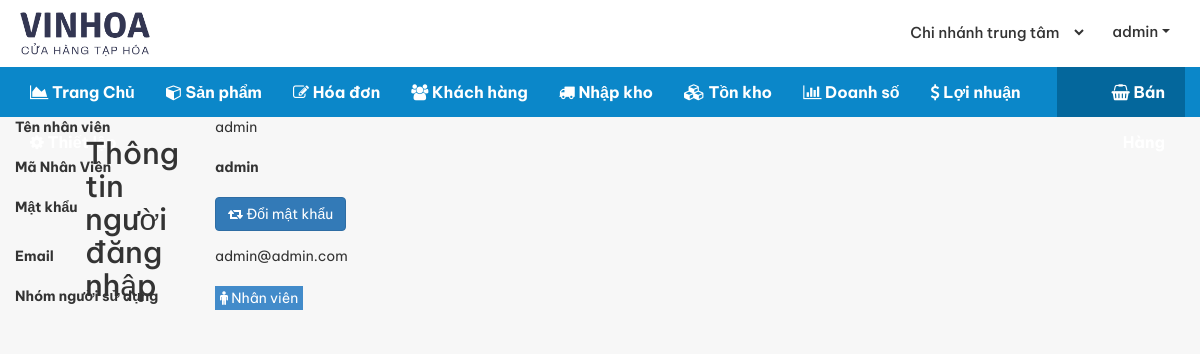
The page /index.php/account (signed in) on the database its author committed.
### tables this page shows
CREATE TABLE `cms_users` (
  `id` int(10) UNSIGNED NOT NULL,
  `username` varchar(100) NOT NULL,
  `password` varchar(100) NOT NULL,
  `salt` varchar(255) NOT NULL,
  `email` varchar(120) NOT NULL,
  `display_name` varchar(120) NOT NULL,
  `user_status` tinyint(4) NOT NULL,
  `group_id` int(11) NOT NULL,
  `store_id` int(11) NOT NULL,
  `created` datetime NOT NULL,
  `updated` datetime NOT NULL,
  `logined` datetime(1) NOT NULL,
  `ip_logged` varchar(255) NOT NULL,
  `recode` varchar(255) NOT NULL,
  `code_time_out` varchar(255) NOT NULL
);

### application/controllers/account.php (called while the page is built, shortened)
<?php if (!defined('BASEPATH')) exit('No direct script access allowed');
class Account extends CI_Controller
{
    private $auth;
    public function __construct()
    {
        $this->auth = $this->cms_authentication->check();
    }
    public function index()
    {
        $data['seo']['title'] = "Phần mềm quản lý bán hàng";
        $store = $this->db->from('stores')->get()->result_array();
        $data['data']['store'] = $store;
        $store_id = $this->db->select('store_id')->from('users')->where('id', $this->auth['id'])->limit(1)->get()->row_array();
        $data['data']['store_id'] = $store_id['store_id'];
        $data['data']['user'] = $this->auth;
        $data['template'] = 'account/info';
        $this->load->view('layout/index', isset($data) ? $data : null);
    }
}

### index.php (called while the page is built, shortened)
<?php
require_once BASEPATH . 'core/CodeIgniter.php';

### application/libraries/cms_cookie.php (called while the page is built, shortened)
<?php if (!defined('BASEPATH')) exit('No direct script access allowed');
class CMS_Cookie
{
    public static function exists($name)
    {
        return (isset($_COOKIE[$name])) ? true : false;
    }
    public static function get($name)
    {
        return $_COOKIE[$name];
    }
    public static function decode($cookie_val)
    {
        return base64_decode(substr($cookie_val, 3));
    }
}

### application/libraries/cms_authentication.php (called while the page is built, shortened)
<?php if (!defined('BASEPATH')) exit('No direct script access allowed');
class CMS_authentication
{
    private $CI;
    public function __construct()
    {
        $this->CI = &get_instance();
    }
    public function check()
    {
        if (CMS_Cookie::exists('user_logged' . CMS_PREFIX)) {
            $cookie = CMS_Cookie::get('user_logged' . CMS_PREFIX);
            $cookie = json_decode(CMS_Cookie::decode($cookie), true);
            $user = $this->CI->db->select('id,username,password,salt,display_name,email,group_id,store_id')->where('username', $cookie['username'])->or_where('email', $cookie['username'])->from('users')->get()->row_array();
            $group = $this->CI->db->select('id, group_permission, group_name')->where('id', $user['group_id'])->from('users_group')->get()->row_array();
            if (isset($user) && count($user)) {
                if ($user['username'] == $cookie['username'] && $user['password'] == $cookie['password'] && $user['salt'] == $cookie['salt']) {
                    $data = ['username' => $user['username'], 'password' => $user['password'], 'salt' => $user['salt']];
                    return ['id' => $user['id'],
                        'username' => $user['username'],
                        'password' => $user['password'],
                        'salt' => $user['salt'],
                        'email' => $user['email'],
                        'display_name' => $user['display_name'],
                        'group_id' => $user['group_id'],
                        'group_name' => $group['group_name'],
                        'group_permission' => json_decode($group['group_permission'], true),
                        'store_id' => $user['store_id']
                    ];
                }
            }
        }
        return null;
    }
}

### application/views/account/info.php (the view, shortened to what this page needs)
<div class="breadcrumbs-fixed panel-action">
    <div class="row">
        <div class="customer-act act">
            <div class="col-md-4 col-md-offset-2">
                <div class="left-action text-left clearfix">
                    <h2>Thông tin người đăng nhập</h2>
                </div>
            </div>
        </div>
    </div>
</div>
<div class="row account-info">
    <div class="col-md-6">
        <div class="form-horizontal">
            <div class="form-group">
                <div class="col-md-4">
                    <label for="name">Tên nhân viên</label>
                </div>
                <div class="col-md-8">
                    <span class=""><?php echo isset($user) ? $user['display_name'] : ''; ?></span>
                </div>
            </div>
            <div class="form-group">
                <div class="col-md-4">
                    <label for="name">Mã Nhân Viên</label>
                </div>
                <div class="col-md-8">
                    <strong><span class=""><?php echo isset($user) ? $user['username'] : ''; ?></span></strong>
                </div>
            </div>
            <div class="form-group">
                <div class="col-md-4">
                    <label for="name">Mật khẩu</label>
                </div>
                <div class="col-md-8 padd-0">
                    <button class="btn btn-primary" id="btn-changepass"><i class="fa fa-retweet"></i> Đổi mật khẩu</button>
                </div>
            </div>
            <div class="form-group">
                <div class="col-md-4">
                    <label for="name">Email</label>
                </div>
                <div class="col-md-8">
                    <span class=""><?php echo isset($user) ? $user['email'] : ''; ?></span>
                </div>
            </div>
            <div class="form-group">
                <div class="col-md-4">
                    <label for="name">Nhóm người sử dụng</label>
                </div>
                <div class="col-md-8">
                    <?php echo '<span class="user_group" style="display: inline-block; color: #fff; background: #428BCA; padding: 2px 5px;"><i class="fa fa-male"></i> ' . $user['group_name'] . '</span>'; ?>
                </div>
            </div>
        </div>
    </div>
</div>

### application/views/common/header.php (shortened to what this page needs)
<div id="topbar">
    <div class="container-fluid">
        <div class="d-flex">
            <div class="mr-auto">
                <a href="dashboard"><img src="public/templates/images/logo.png" alt=""></a>
            </div>
            <div class="">
                <div class="pos-menubar ">
                    <div class="collapse navbar-collapse" id="bs-example-navbar-collapse-1">
                        <ul id="store-list" class="nav navbar-nav">
                            <?php if(isset($data['store'])){ ?>
                                <li>
                                    <select id="store-id" class="form-control">
                                        <?php foreach ($data['store'] as $key => $item) :?>
                                            <option <?php if($item['ID']==$data['store_id']) echo 'selected '; ?> value="<?php echo $item['ID']; ?>"><?php echo $item['stock_name']; ?></option>
                                        <?php endforeach;?>
                                    </select>
                                </li>
                            <?php } ?>
                        </ul>
                        <div class="nav navbar-nav">
                            <div id="menu-bar" class="dropdown">
                                <a class="btn-menu dropdown-toggle" data-toggle="dropdown" role="button" aria-haspopup="true" aria-expanded="false"><?php echo (isset($user)) ? $user['display_name'] : $user['username']; ?></a>
                            </div>
                        </div>
                    </div>
                </div>
        </div>
    </div>
</div>

### public/templates/css/style.css (style rules this page uses)
* { margin: 0; padding: 0; }
body { font-size: 13px; font-family: 'Be Vietnam Pro', sans-serif; color: #393939; line-height: 1.5; }
body, h1, h2, h3, h4, div, p, span { font-family: 'Be Vietnam Pro', sans-serif; }
h1, h2, h3, h4 { margin-top: 20px; margin-bottom: 10px; }
a { color: #fff; }
.padd-0 { padding: 0; }
.btn { border: none; box-shadow: none; padding: 7px 12px; }
i.fa { cursor: pointer; }
#topbar { background-color: #fff; max-height: 100px; padding: 10px 0; }
select, input[type] { border-radius: 3px !important; }
input[type="text"], input[type="password"], input[type="datetime"], input[type="datetime-local"], input[type="date"], input[type="month"], input[type="time"], input[type="week"], input[type="number"], input[type="email"], input[type="url"], input[type="search"], input[type="tel"], input[type="color"], select { height: 34px !important; }
select { padding: 3px 4px; height: 30px; }
.form-control, select { border-radius: 0; -webkit-box-shadow: none !important; box-shadow: none !important; color: #858585; background-color: #fff; border: 1px solid #d5d5d5; }
button, input, select, textarea { font-family: inherit; font-size: inherit; line-height: inherit; }
button, html input[type="button"], input[type="reset"], input[type="submit"] { -webkit-appearance: button; cursor: pointer; }
button, select { text-transform: none; }
button { overflow: visible; }
button, input, optgroup, select, textarea { color: inherit; font: inherit; font-family: inherit; font-weight: inherit; font-size: inherit; line-height: inherit; margin: 0; }
@media (min-width: 992px) { .breadcrumbs-fixed { position: fixed; top: auto; z-index: 1024 } }
#topbar a img { width: 130px; height: auto; margin-left: 5px; }
#menu-bar { margin-top: 11px; }
.pos-menubar .btn-menu { border: none; font-size: 15px; font-weight: 500; }
#store-list { margin-top: 5px; margin-right: 25px; }
#store-list li select { border:none; font-size: 15px; color: #333; font-weight: 500; }

### rows shown on the page
cms_users: display_name "admin", username "admin", email "admin@admin.com"

### other values the page prints
$user['group_name'] "Nhân viên"
form field value "Chi nhánh trung tâm"
